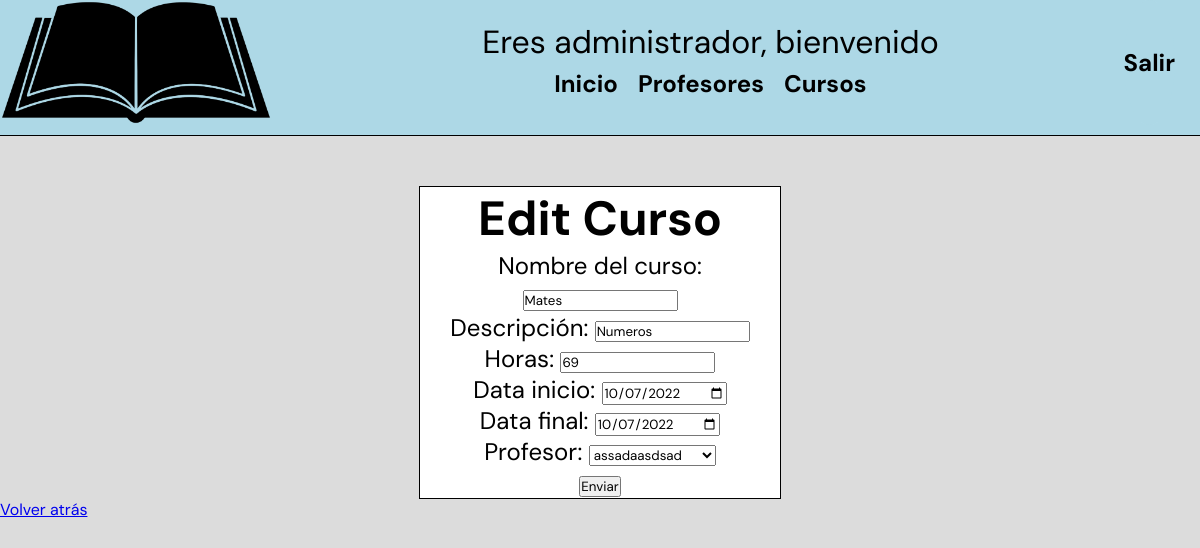
Screenshot of /EditCurso.php?curso=1 (signed in) with the database file from the repository.
### tables this page shows
CREATE TABLE `cursos` (
  `Codi` int(11) NOT NULL,
  `Nom` text NOT NULL,
  `Descripcion` text NOT NULL,
  `Hores` int(11) NOT NULL,
  `Data_inici` date NOT NULL,
  `Data_final` date NOT NULL,
  `Dni_Profesores` varchar(9) DEFAULT NULL,
  `activo` int(11) NOT NULL DEFAULT 1
);

### funciones.php (called while the page is built)
<?php
    function connection(){
        $connection= mysqli_connect('localhost', 'root', '', 'infoBDN');
        if($connection){
            return $connection;
        }else{
            return "Error de conexión";
        }
    }
    function EDitarCursos($var){
        $connection= connection();
        $sql3= "SELECT * FROM cursos WHERE CODI=".$var;
        $result3= mysqli_query($connection, $sql3);
        $row= mysqli_fetch_assoc($result3);
        return $row;
    }
?>

### EditCurso.php (the view, shortened to what this page needs)
<!DOCTYPE html>
<html lang="en">
    <?php
        include('funciones.php');
        $connection= connection();
    ?>
    <head>
        <link href="EditCurso.css" rel="stylesheet" type="text/css">
    </head>
    <body>
        <header>
            <div class="div">
                <img src="book-png.png" alt="logo" class="logo" witdth="125px" height="125px">
                <?php
                if(!isset($_SESSION['rol'])){
                    ?>  <div class="headerAll">
                            <a class="header" href="SignInAdmin.php">Inicar Sessión como administrador</a><br>
                            <a class="header" href="SignIn.php">Inicar Sessión como alumno</a><br>
                            <a class="header" href="SignInProfesor.php">Inicar Sessión Como profesor</a><br>
                            <a class="header" href="SignUp.php">Registrarse</a><br>
                            <div class="header2">No has iniciado sessión</div>
                        </div>
                    <?php
                }else if($_SESSION['rol']=='admin'){
                    ?>
                    <div class="DivMenu">
                        <div class="inicioSession">Eres administrador, bienvenido</div>
                        <nav>
                            <ul class="generalAll">
                                <li><a href="index.php" class="general">Inicio</a></li>
                                <li><a href="AdminProfesor.php" class="general">Profesores</a></li>
                                <li><a href="AdminCurso.php" class="general">Cursos</a></li>
                            </ul>
                        </nav>
                    </div>
                    <a href="SignOut.php" class="SignOut">Salir</a>
                    <?php
                }else if($_SESSION['rol']=='alumno'){
                    $query= "SELECT Foto FROM alumnos WHERE Email LIKE '".$_SESSION['email']."'";
                    $resultado= mysqli_query($connection, $query);
                    $final= mysqli_fetch_row($resultado);
                    ?>
                    <div class="DivMenu">
                        <div class="inicioSession">Hola <?php echo($_SESSION['NombreHeader'])  ?>, bienvenido</div>
                        <nav>
                            <ul class="generalAll">
                                <li><a href="index.php" class="general">Inicio</a></li>
                                <li><a href="MisCursos.php" class="general">Mis Cursos</a></li>
                                <li><a href="CursosDisponibles.php" class="general">Cursos Disponibles</a></li>
                            </ul>
                        </nav>
                    </div>
                    <div class="headerFinal">
                        <a href="EditarAlumno.php" class="SignOut"><img src="<?php echo ($final[0]) ?>" alt="usuario" class="SignOut" witdth="100px" height="100px"></a>
                        <a href="SignOut.php" class="SignOut">Salir</a>
                    </div>
                    <?php
                }else if($_SESSION['rol']=='profesor'){
                    ?>
                    <div class="DivMenu">
                        <div class="inicioSession">Hola <?php echo($_SESSION['NombreHeader'])  ?>, bienvenido</div>
                        <nav>
                            <ul class="generalAll">
                                <li><a href="index.php" class="general">Inicio</a></li>
                                <li><a href="cursos.php" class="general">Curso</a></li>
                            </ul>
                        </nav>
                    </div>
                    <a href="SignOut.php" class="SignOut">Salir</a>
                    <?php
                }
                ?>
            </div>
        </header>
        <form class='formulario' action="EditCurso.php" method="POST" name="InicioSession">
                    <?php
                    if(isset($_SESSION['rol'])){
                        if($_SESSION['rol']=='admin'){
                            $sql= "SELECT Nom FROM profesores";
                            $result= mysqli_query($connection, $sql);
                            while($profe= mysqli_fetch_row($result)){
                                $array[] = $profe;
                            }
                            $sql2= "SELECT DNI FROM profesores";
                            $result2= mysqli_query($connection, $sql2);
                            while($profe2= mysqli_fetch_row($result2)){
                                $array2[] = $profe2;
                            }
                            $row= EditarCursos($_GET['curso']);
                    ?>
            <h1>Edit Curso</h1>
            <p>Nombre del curso: <input type="text" name="Nom" required value="<?php echo($row['Nom']); ?>"></p>
            <p>Descripción: <input type="text" name="Descripcion" required value="<?php echo($row['Descripcion']); ?>"></p>
            <p>Horas: <input type="text" name="Hores" required value="<?php echo($row['Hores']); ?>"></p>
            <p>Data inicio: <input type="date" name="Data_inici" required value="<?php echo($row['Data_inici']); ?>"></p>
            <p>Data final: <input type="date" name="Data_final" required value="<?php echo($row['Data_final']) ?>"></p>
            <p>
                <label for="Dni_Profesores">Profesor:
                    <select name="Dni_Profesores">
                        <?php
                            for($i=0;$i<($result->num_rows);$i++){
                                if($array2[$i][0]==$row['Dni_Profesores']){
                                    ?>
                                        <option value="<?php print($array2[$i][0]) ?>"selected><?php print($array[$i][0])  ?></option>
                                    <?php
                                }else{
                                    ?>
                                        <option value="<?php print($array2[$i][0]) ?>"><?php print($array[$i][0]) ?></option>
                                <?php
                                }
                            }
                        ?>
                    </select>
                </label>
            </p>
            <button type="submit">Enviar</button>
        </form>
        <a href="AdminCurso.php">Volver atrás</a>
        <?php
            }else{
                echo"No deberías estar aquí";
            }}
        ?>
</body>
</html>

### EditCurso.css (style rules this page uses)
* { margin: 0; padding: 0; font-family: 'DM Sans', sans-serif; }
body { background-color: #dcdcdc; }
div.div { display: flex; padding-bottom: 10px; border-bottom: 1px solid black; margin-bottom: 50px; background-color: lightblue; }
.inicioSession { font-size:xx-large; background-color: lightblue; margin: auto; text-align: center; }
.DivMenu { margin: auto; }
.generalAll { display: flex; justify-content: center; background-color: lightblue; }
.general { text-decoration: none; color: black; font-weight: bolder; font-size: x-large; background-color: lightblue; }
nav { background-color: lightblue; }
nav li { display:inline-block; padding:5px 10px; background-color: lightblue; text-align:center; color:black; }
img.logo { background-color: lightblue; }
.SignOut { background-color: lightblue; text-decoration: none; color: black; font-size: x-large; font-weight: bold; position: relative; right: 25px; display: flex; flex-direction: column; justify-content: center; border-radius: 100%; }
body form { text-align: center; margin: 0px auto; font-size: x-large; height: auto; flex-direction: column; justify-content: center; }
.formulario { border: 1px solid black; width: 30%; background-color: white; }

### rows the page displays
cursos: Nom "Mates", Descripcion "Numeros", Hores "69", Data_inici "10/07/2022", Data_final "10/07/2022"

### other values shown
form field Dni_Profesores "assadaasdsad"
